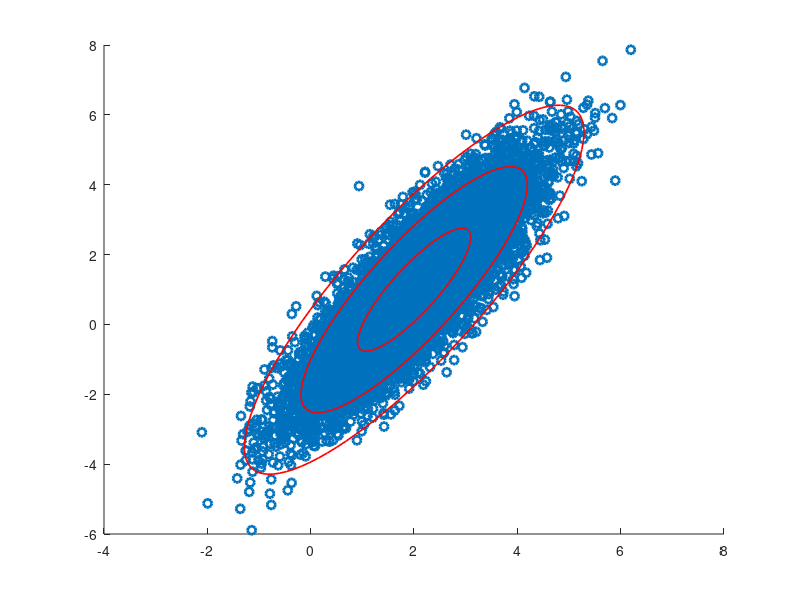

Reproduce this figure in MATLAB.
xC = [2, 1]; % Center of data (mean)
sig = [2, .5]; % Principal axes
theta = pi/3; % Rotate cloud by pi/3
R = [cos(theta) sin(theta); % Rotation matrix
-sin(theta) cos(theta)];
nPoints = 10000; % Create 10,000 points

X = randn(nPoints,2)*diag(sig)*R + ones(nPoints,2)*diag(xC);
scatter(X(:,1),X(:,2),'k.','LineWidth',2)

xbar = mean(X(:,1));% Compute Mean of each collumn
ybar = mean(X(:,2));

Xavg = ones(nPoints,1)*[xbar,ybar]; % Recompute average matrix
B = X - Xavg; 
[U,S,V] = svd(B/sqrt(nPoints), 'econ');
theta = (0:.01:1)*2*pi; % Create vector of points from 0 to 2pi
Xstd = [cos(theta'),sin(theta')]*S*V';
T = S*V';
hold on;
plot(xbar+Xstd(:,1),ybar + Xstd(:,2),'r-', 'LineWidth',1.2)
plot(xbar+2*Xstd(:,1),ybar + 2*Xstd(:,2),'r-','LineWidth',1.2)
plot(xbar+3*Xstd(:,1),ybar + 3*Xstd(:,2),'r-','LineWidth',1.2)